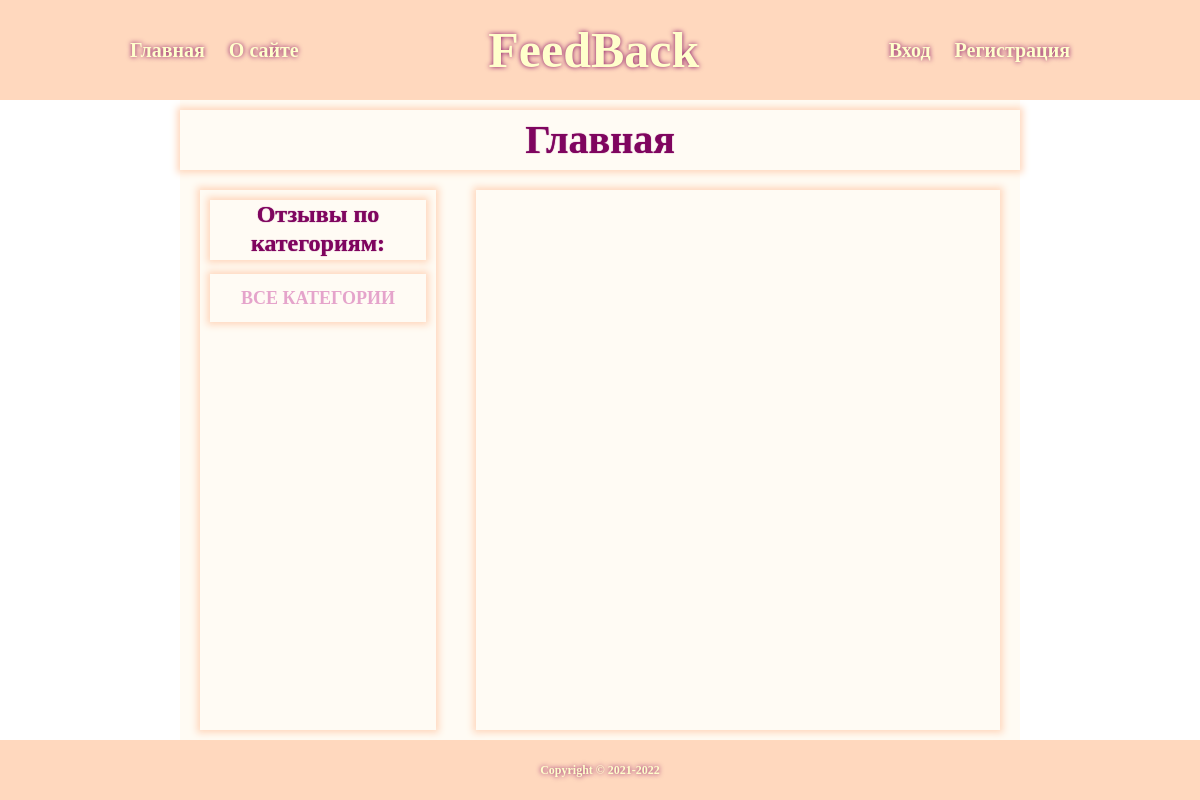
Before: / with the older database file.
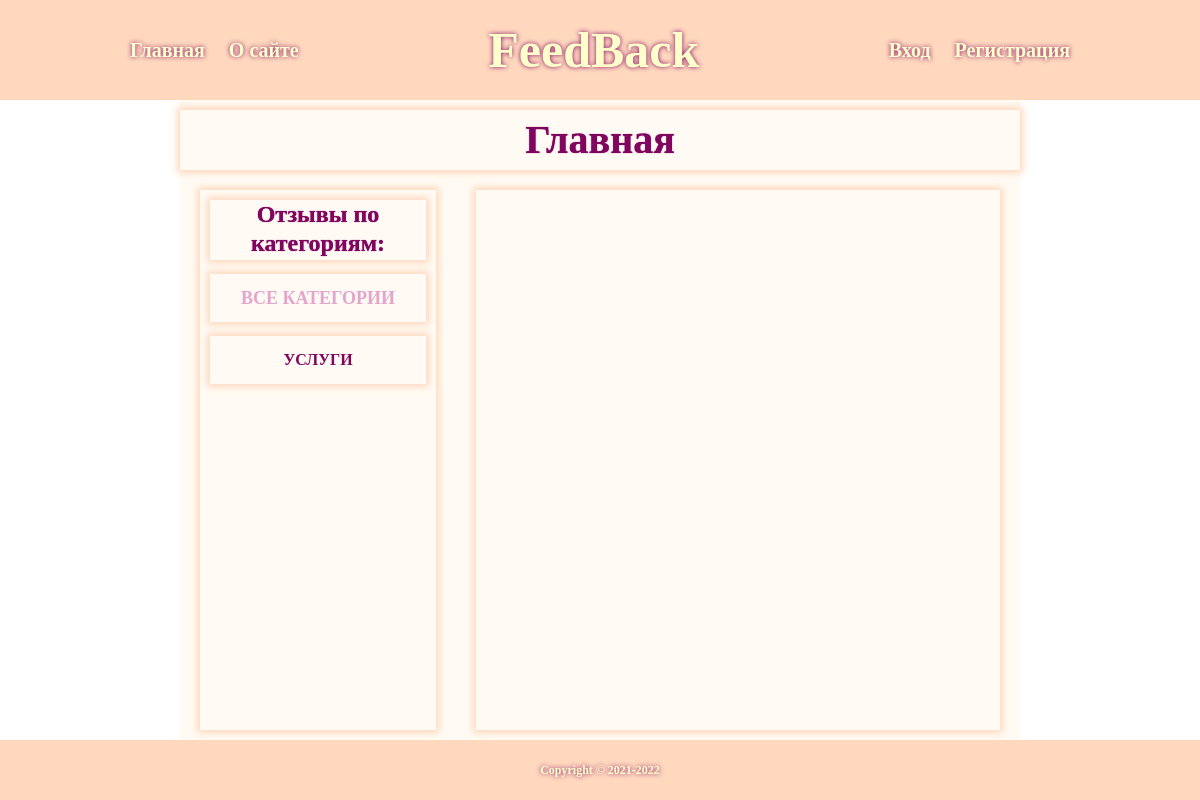
After: the same page with the newer database file.
### feedback/models.py (models this page shows, shortened)
class Category(models.Model):
    name = models.CharField(max_length=50, db_index=True, verbose_name='Название')
    slug = models.SlugField(max_length=50, editable=False, unique=True, db_index=True, verbose_name='url')
    class Meta:
        verbose_name = 'Категория'
        verbose_name_plural = 'Категории'
    def get_absolute_url(self):
        return reverse('fb-category', kwargs={'category_pk': self.pk})

### feedback/views.py (the view)
# urls.py: path('', FeedbackHome.as_view(), name='fb-home'),
class FeedbackHome(ListView):
    model = Feedback
    template_name = 'feedback/home.html'
    context_object_name = 'feedbacks'
    def get_queryset(self):
        return Feedback.objects.all().order_by('-published_date')
    def get_context_data(self, **kwargs):
        context = super(FeedbackHome, self).get_context_data(**kwargs)
        context['title'] = 'Главная'
        context['category_selected'] = 0
        context['categories'] = Category.objects.all()
        return context

### feedback/templates/feedback/home.html (shortened to what this page needs)
{% extends 'feedback/base.html' %}
{% load static %}
{% block link %}
    <link rel="stylesheet" href="{% static 'feedback/css/home.css' %}">
{% endblock %}
{% block content %}
   <div class="main-columns">
        <div class="main-columns__item side">
            <div class="title"><h2 class="txt-title">Отзывы по категориям:</h2></div>
            <ul>
                {% if category_selected == 0 %}
                    <li class="category"><a href="#" class="txt-cat txt-cat-selected">Все категории</a></li>
                {% else %}
                    <li class="category"><a href="{% url 'fb-home' %}" class="txt-cat">Все категории</a></li>
                {% endif %}
                {% for c in categories %}
                    {% if c.pk == category_selected %}
                        <li class="category"><a href="#" class="txt-cat txt-cat-selected">{{ c.name }}</a></li>
                    {% else %}
                        <li class="category"><a href="{{ c.get_absolute_url }}" class="txt-cat">{{ c.name }}</a></li>
                    {% endif %}
                {% endfor %}
            </ul>
       </div>
        <div class="main-columns__item content">
        </div>
    </div>
{% endblock %}

### feedback/templates/feedback/base.html (shortened to what this page needs)
{% load static %}
<!DOCTYPE html>
<html lang="en">
<head>
    <link rel="stylesheet" href="{% static 'feedback/css/base.css'%}">
    {% block link %}
    {% endblock %}
</head>
<body>
    <header>
        <nav class="navbar">
        <div class="navbar-row">
            <div class="navbar-row__item">
                <a href="{% url 'fb-home' %}" class="txt-menu">Главная</a>
                <a href="{% url 'fb-about' %}" class="txt-menu">О сайте</a>
            </div>
            <div class="navbar-row__item">
                <a href="{% url 'fb-home' %}" class="txt-menu brand">FeedBack</a>
            </div>
            <div class="navbar-row__item">
                {% if user.is_authenticated %}
                    <a href="{% url 'fb-add' %}" class="txt-menu">Написать отзыв</a>
                    <a href="{% url 'logout' %}" class="txt-menu">Выход</a>
                {% else %}
                    <a href="{% url 'login' %}" class="txt-menu">Вход</a>
                    <a href="{% url 'signup' %}" class="txt-menu">Регистрация</a>
                {% endif %}
            </div>
        </div>
        </nav>
    </header>
    <main class="main" >
        <div class="title"><h2 class="txt-title page-title">{{ title }}</h2></div>
        {% block content %}
        {% endblock %}
    </main>
    <footer class="footer txt-menu txt-footer">Copyright © 2021-2022</footer>
</body>
</html>

### feedback/static/feedback/css/base.css (style rules this page uses)
p, h1, h2, h3, body, html, ul, ol { margin: 0; padding: 0; }
a { text-decoration: none; }
ul, ol { list-style: none; }
body, html { width:100%; height:100%; }
.navbar { height: 100px; background: #FFD8BE; }
.navbar-row { display: flex; flex-direction: row; justify-content: space-between; align-items: center; padding: 0 10%; height: inherit; }
.main { margin: 0 auto; width: 70%; height: calc(100vh - 160px - 20px); background: #fffbf4; padding: 10px 0; }
.footer { height: 60px; line-height: 60px; text-align: center; background: #FFD8BE; }
.title { line-height: 60px; height: 60px; box-shadow: 0 0 7px 3px #FFD8BE; }
.txt-menu { text-shadow: #7F055F 0 0 5px; margin: 10px; font-size: 20px; font-family: 'Verdana'; font-weight: 600; color: #FFFFCC; }
.txt-footer { font-size: 12px; margin: 0; }
.brand { font-family: 'BRUSH SCRIPT MT'; font-size: 50px; font-weight: 700; }
.txt-title { text-shadow: #7F055F 0 0 1px; text-align: center; text-decoration: none; font-size: 24px; color: #7F055F; font-family: "Georgia"; line-height: 1.2; }
.page-title { font-size: 40px; line-height: 1.5; }
.txt-cat { text-decoration: none; font-family: "Georgia"; line-height: 48px; font-size: 16px; font-weight: 600; text-transform: uppercase; color: #7F055F; }
.txt-cat-selected { font-size: 18px; color: #E5A4CB; }

### feedback/static/feedback/css/home.css (style rules this page uses)
.main-columns { display: -webkit-flex; display: flex; flex-direction: row; height: calc(100vh - 160px - 60px - 20px); }
.main-columns__item { margin: 20px 20px 0; box-shadow: 0 0 7px 3px #FFD8BE; }
.content { width: 70%; overflow-y: auto; padding: 10px 10px 0; }
.side { text-align: center; width: 30%; padding: 10px; }
.category { margin: 14px 0 0; height: 48px; width: 100%; box-shadow: 0 0 7px 3px #FFD8BE; }

Changed rows visible on the page:
added Category: name "УСЛУГИ"
